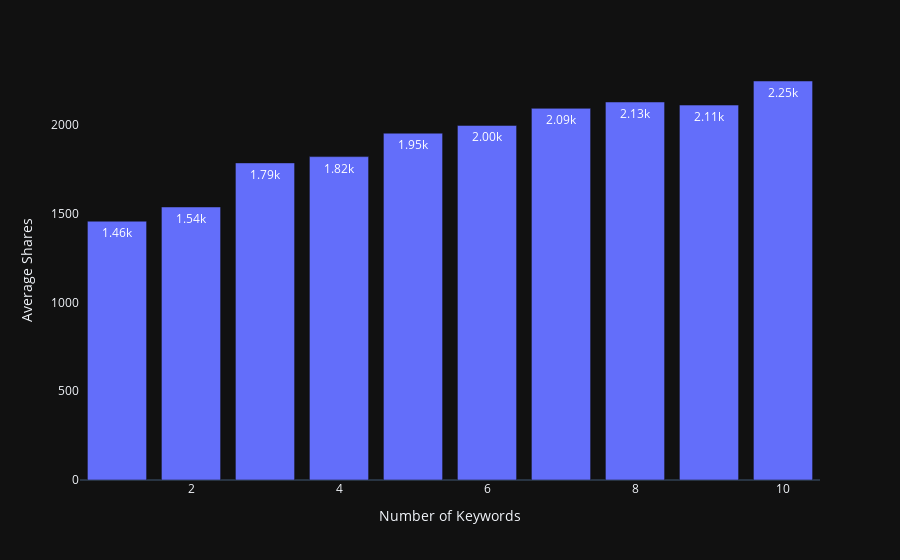

Source (notebook cell):
### Code cell
news_df_95_sum = news_df_below_95.groupby(news_df.columns[12]).mean()
news_df_95_sum.reset_index(inplace=True)
news_df_95_sum.head()

fig = px.bar(news_df_95_sum,
            x= news_df_95_sum.columns[0],
            y= 'shares',
            text= 'shares',
            template= 'plotly_dark')

fig.update_xaxes(showgrid=False, 
                 title_text='Number of Keywords',
                )

fig.update_yaxes(showgrid=False,
                 title_text='Average Shares')

fig.update_traces(textposition='auto', 
                    texttemplate='%{text:.3s}' 
                 )

fig.show()

### Figure 1 — Plotly figure (JSON) as saved in the notebook; plotly's stock layout.template omitted (floating-point values rounded to 4 significant figures)
{"data": [{"alignmentgroup": "True", "hoverlabel": {"namelength": 0}, "hovertemplate": " num_keywords=%{x}<br>shares=%{text}", "legendgroup": "", "marker": {"color": "#636efa"}, "name": "", "offsetgroup": "", "orientation": "v", "showlegend": false, "text": [1458.0, 1538.0, 1786.0, 1821.0, 1953.0, 1997.0, 2093.0, 2129.0, 2112.0, 2247.0], "textposition": "auto", "texttemplate": "%{text:.3s}", "type": "bar", "x": [1, 2, 3, 4, 5, 6, 7, 8, 9, 10], "xaxis": "x", "y": [1458.0, 1538.0, 1786.0, 1821.0, 1953.0, 1997.0, 2093.0, 2129.0, 2112.0, 2247.0], "yaxis": "y"}], "layout": {"barmode": "relative", "legend": {"tracegroupgap": 0}, "margin": {"t": 60}, "xaxis": {"anchor": "y", "domain": [0, 1], "showgrid": false, "title": {"text": "Number of Keywords"}}, "yaxis": {"anchor": "x", "domain": [0, 1], "showgrid": false, "title": {"text": "Average Shares"}}}}
